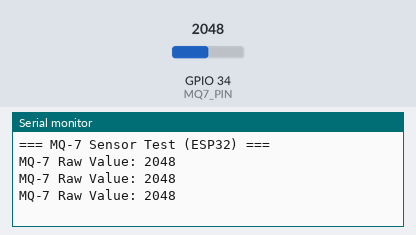
Simulated run of this sketch. Board: ESP32. Parts: the last lines printed to the serial monitor. The inputs (shaded band) are chosen by the test bench; at power-on: GPIO 34 (MQ7_PIN) = 2048.

Above: at 1.3 s.
1.4 s: GPIO 34 (MQ7_PIN) set to 2866
At 1.9 s:
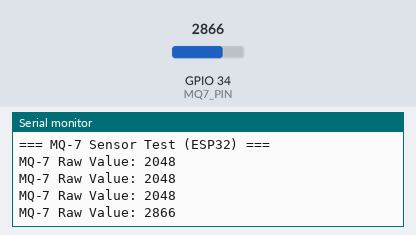
2.9 s: GPIO 34 (MQ7_PIN) set to 3603
At 3.4 s:
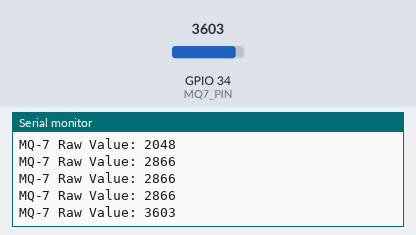
Timing chart, 0 to 5.9 s (numbered marks = the images above; inputs shaded):
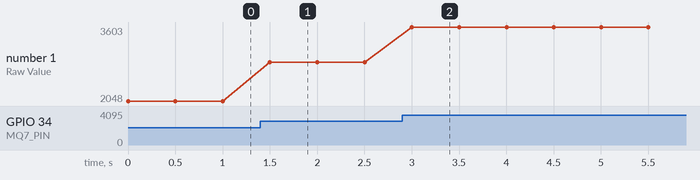

The sketch:

MQ7-sensor.ino
```cpp
#define MQ7_PIN 34   // MQ-7 analog output to ESP32 ADC

void setup() {
  Serial.begin(115200);
  pinMode(MQ7_PIN, INPUT);

  Serial.println("=== MQ-7 Sensor Test (ESP32) ===");
}

void loop() {
  int mqValue = analogRead(MQ7_PIN);   // Range: 0 – 4095 on ESP32

  Serial.print("MQ-7 Raw Value: ");
  Serial.println(mqValue);

  delay(500);
}
```

Measured:
- after the input at 1.4 s, the serial monitor: prints a new line after 0.10 s (image 1)
- after the input at 2.9 s, the serial monitor: prints a new line after 0.10 s (image 2)
- plotted number 1: 2048 → 2866 after the input at 1.4 s, 2866 → 3603 after the input at 2.9 s
